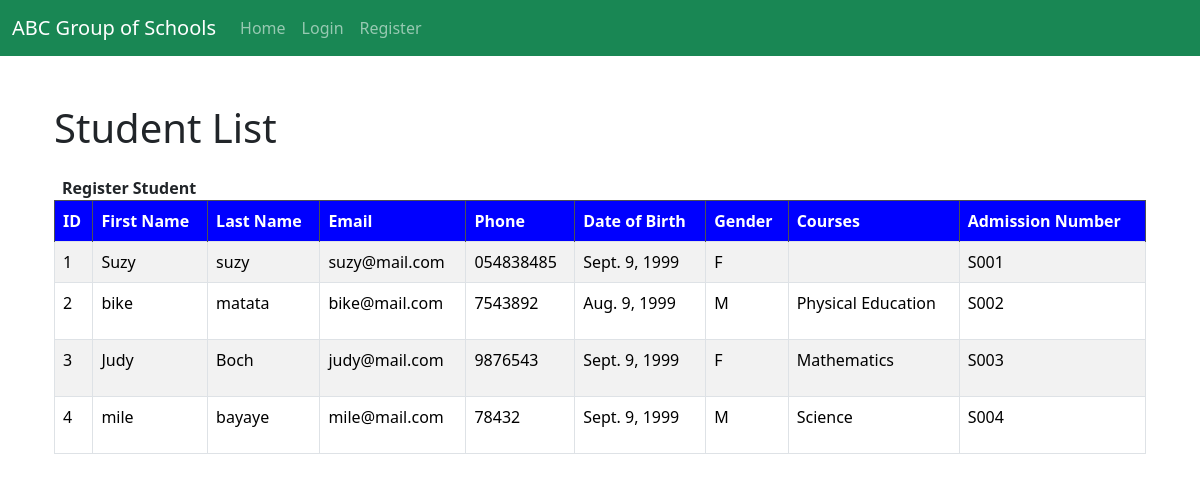
Screenshot of /student/student_list/ with the database file from the repository.
### student_management_app/models.py (models this page shows, shortened)
class Student(models.Model):
    user = models.OneToOneField(User, on_delete=models.CASCADE, null=False, blank=True)
    first_name = models.CharField(max_length=30)
    last_name = models.CharField(max_length=30)
    date_of_birth = models.DateField()
    admission_number = models.CharField(max_length=20, unique=True)
    date_admitted = models.DateField()
    address = models.TextField()
    gender = models.CharField(max_length=1, choices=[('M', 'Male'), ('F', 'Female')])
    guardian_name = models.CharField(max_length=100)
    guardian_contact = models.CharField(max_length=20)
    email = models.EmailField()
    phone = models.CharField(max_length=20)
    active = models.BooleanField(default=True)
    profile_picture = models.ImageField(upload_to='profile_pics/', blank=True, null=True)
    extra_curricular_activities = models.TextField(blank=True, null=True)

class Enrollment(models.Model):
    student = models.ForeignKey(Student, on_delete=models.CASCADE)
    course = models.ForeignKey(Course, on_delete=models.CASCADE)
    date_enrolled = models.DateField(auto_now_add=True)
    is_active = models.BooleanField(default=True)

class Course(models.Model):
    name = models.CharField(max_length=100, choices=[
        ('Mathematics', 'Mathematics - Course covering algebra, geometry, and calculus'),
        ('Science', 'Science - Course covering physics, chemistry, and biology'),
        ('English', 'English - Course covering literature, grammar, and composition'),
        ('History', 'History - Course covering ancient, medieval, and modern history'),
        ('Physical Education', 'Physical Education - Course focusing on physical fitness and sports'),
    ])
    description = models.TextField()

### student_management_app/views.py (the view)
# urls.py: path('student_list/', views.student_list, name='student_list'),
def student_list(request):
    students = Student.objects.all()
    return render(request, 'student_management_app/student_list.html', {'students': students})

### student_management_app/templates/student_management_app/student_list.html (shortened to what this page needs)
{% extends 'events_management/base.html' %}
{% block content %}
    <div class="container">
        <h1 class="my-4">Student List</h1>
        <div class="row">
            <div class="col-md-12">
                <div class="table-responsive">
                    <table class="table table-striped table-bordered table-hover">
                        <thead class="table-dark">
                            <tr>
                                <th scope="col">ID</th>
                                <th scope="col">First Name</th>
                                <th scope="col">Last Name</th>
                                <th scope="col">Email</th>
                                <th scope="col">Phone</th>
                                <th scope="col">Date of Birth</th>
                                <th scope="col">Gender</th>
                                <th scope="col">Courses</th>
                                <th scope="col">Admission Number</th>
                            </tr>
                        </thead>
                        <tbody>
                            {% for student in students %}
                                <tr>
                                    <td>{{ student.id }}</td>
                                    <td>{{ student.first_name }}</td>
                                    <td>{{ student.last_name }}</td>
                                    <td>{{ student.email }}</td>
                                    <td>{{ student.phone }}</td>
                                    <td>{{ student.date_of_birth }}</td>
                                    <td>{{ student.gender }}</td>
                                    <td>
                                        <ul class="list-unstyled">
                                            {% for enrollment in student.enrollment_set.all %}
                                                <li>{{ enrollment.course.name }}</li>
                                            {% endfor %}
                                        </ul>
                                    </td>
                                    <td>{{ student.admission_number }}</td>
                                </tr>
                            {% empty %}
                                <tr>
                                    <td colspan="9">No students found.</td>
                                </tr>
                            {% endfor %}
                        </tbody>
                        <a href="{% url 'student_management_app:student_registration' %}" class="list-group-item list-group-item-action bg-transparent second-text fw-bold">
                            Register Student
                        </a>
                    </table>
                </div>
            </div>
        </div>
    </div>
{% endblock %}

### student_management_app/templates/student_management_app/student_list.html (style rules this page uses)
.table-bordered th { background-color: #0000FF; color: white; }
.table-bordered td { border: 1px solid #dee2e6; }

### rows the page displays
Student: id "1", first_name "Suzy", last_name "suzy", email "suzy@mail.com", phone "054838485", date_of_birth "Sept. 9, 1999", gender "F", admission_number "S001"
Student: id "2", first_name "bike", last_name "matata", email "bike@mail.com", phone "7543892", date_of_birth "Aug. 9, 1999", gender "M", admission_number "S002"
Enrollment: course.name "Physical Education"
Student: id "3", first_name "Judy", last_name "Boch", email "judy@mail.com", phone "9876543", date_of_birth "Sept. 9, 1999", gender "F", admission_number "S003"
Enrollment: course.name "Mathematics"
Student: id "4", first_name "mile", last_name "bayaye", email "mile@mail.com", phone "78432", date_of_birth "Sept. 9, 1999", gender "M", admission_number "S004"
Enrollment: course.name "Science"
